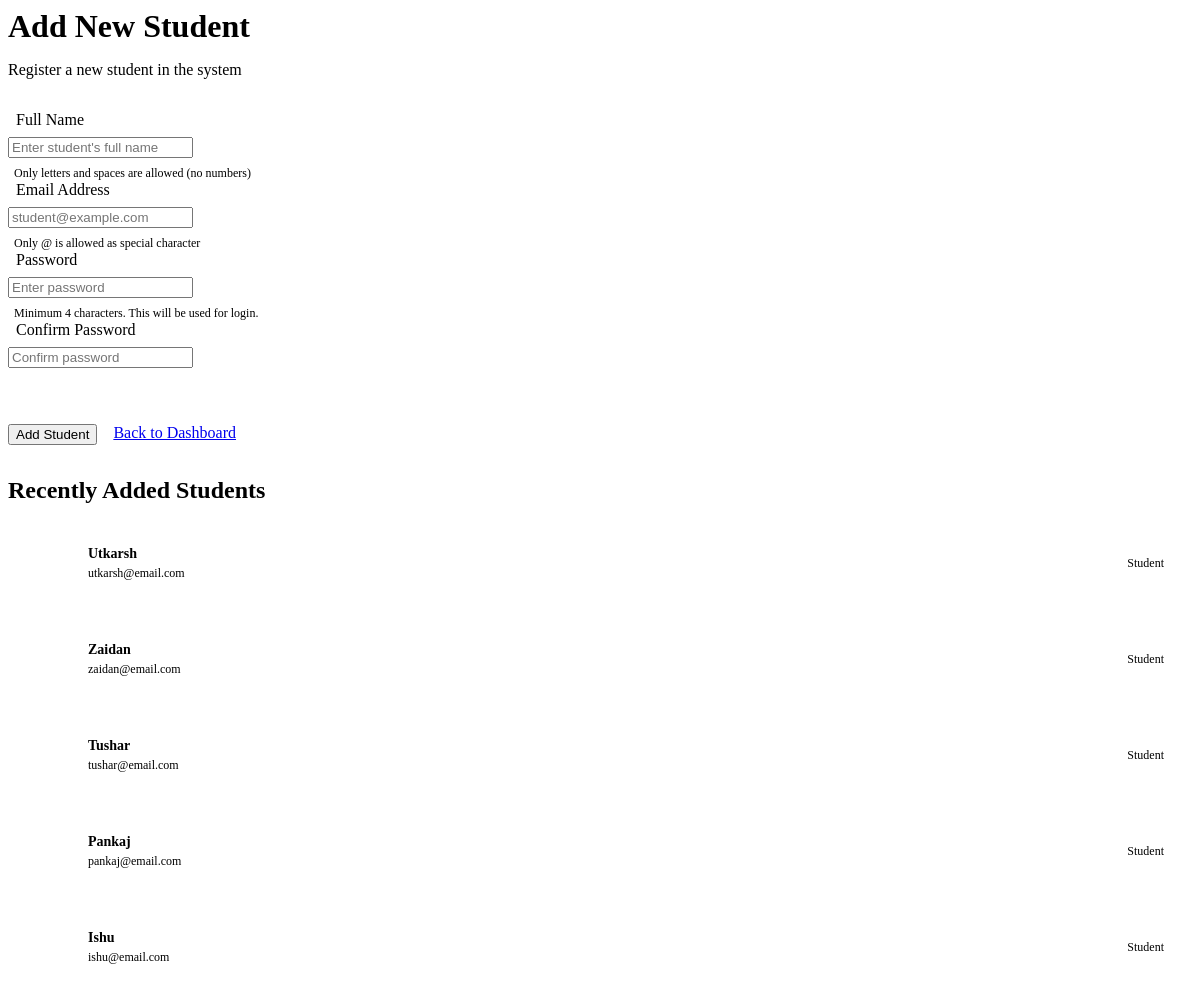
The app's page /add_student.php (signed in) with its own data.
### tables this page shows
CREATE TABLE `users` (
  `id` int(11) NOT NULL,
  `name` varchar(100) DEFAULT NULL,
  `email` varchar(100) DEFAULT NULL,
  `password` varchar(100) DEFAULT NULL,
  `role` enum('admin','teacher','student') NOT NULL
);

### add_student.php (the view, shortened to what this page needs)
<?php
include 'config.php';
?>
<div class="main-content">
    <div class="page-header">
        <h1>Add New Student</h1>
        <p class="text-secondary">Register a new student in the system</p>
    </div>
    <div class="form-container">
        <form method="POST" class="modern-form" id="addStudentForm">
            <div class="form-group">
                <label for="name" class="form-label">
                    Full Name
                </label>
                <input type="text"
                       id="name"
                       name="name"
                       class="form-input"
                       placeholder="Enter student's full name"
                       pattern="[A-Za-z\s]+"
                       title="Only alphabetic characters and spaces are allowed"
                       required>
                <div class="form-hint">
                    Only letters and spaces are allowed (no numbers)
                </div>
            </div>
            <div class="form-group">
                <label for="email" class="form-label">
                    Email Address
                </label>
                <input type="email"
                       id="email"
                       name="email"
                       class="form-input"
                       placeholder="student@example.com"
                       pattern="[a-zA-Z0-9._%+-]+@[a-zA-Z0-9.-]+\.[a-zA-Z]{2,}$"
                       title="Only @ is allowed as special character in email"
                       required>
                <div class="form-hint">
                    Only @ is allowed as special character
                </div>
            </div>
            <div class="form-group">
                <label for="password" class="form-label">
                    Password
                </label>
                <div class="password-input-group">
                    <input type="password"
                           id="password"
                           name="password"
                           class="form-input"
                           placeholder="Enter password"
                           required>
                    <button type="button" class="password-toggle" onclick="togglePassword()">
                    </button>
                </div>
                <div class="form-hint">
                    Minimum 4 characters. This will be used for login.
                </div>
            </div>
            <div class="form-group">
                <label for="confirm_password" class="form-label">
                    Confirm Password
                </label>
                <div class="password-input-group">
                    <input type="password"
                           id="confirm_password"
                           name="confirm_password"
                           class="form-input"
                           placeholder="Confirm password"
                           required>
                    <button type="button" class="password-toggle" onclick="toggleConfirmPassword()">
                    </button>
                </div>
            </div>
            <div class="form-actions">
                <button type="submit" name="add_student" class="btn btn-primary">
                    Add Student
                </button>
                <a href="admin_dashboard.php" class="btn btn-secondary">
                    Back to Dashboard
                </a>
            </div>
        </form>
    </div>
    <div class="card" style="margin-top: 2rem;">
        <div class="card-header">
            <h2 class="card-title">
                Recently Added Students
            </h2>
        </div>
        <div class="recent-students">
            <?php
            $recent_students = mysqli_query($conn,
                "SELECT name, email FROM users
                 WHERE role='student'
                 ORDER BY id DESC LIMIT 5");
            if (mysqli_num_rows($recent_students) > 0) {
                echo '<div class="recent-list">';
                while ($row = mysqli_fetch_assoc($recent_students)) {
                    echo '<div class="recent-item">';
                    echo '<div class="student-info">';
                    echo '<div class="student-avatar">' . strtoupper(substr($row['name'], 0, 2)) . '</div>';
                    echo '<div class="student-details">';
                    echo '<strong>' . htmlspecialchars($row['name']) . '</strong>';
                    echo '<span>' . htmlspecialchars($row['email']) . '</span>';
                    echo '</div>';
                    echo '</div>';
                    echo '<div class="student-meta">';
                    echo '<span class="join-date">Student</span>';
                    echo '</div>';
                    echo '</div>';
                }
                echo '</div>';
            } else {
                echo '<p class="text-center text-secondary">No students added yet.</p>';
            }
            ?>
        </div>
    </div>
</div>

### add_student.php (style rules this page uses)
.page-header { margin-bottom: 2rem; }
.page-header h1 { font-size: 2rem; font-weight: 700; color: var(--text-primary); margin-bottom: 0.5rem; }
.text-secondary { color: var(--text-secondary); }
.modern-form { max-width: 500px; }
.form-label { display: flex; align-items: center; gap: 0.5rem; font-weight: 500; color: var(--text-primary); margin-bottom: 0.5rem; }
.form-hint { display: flex; align-items: center; gap: 0.375rem; margin-top: 0.5rem; font-size: 0.75rem; color: var(--text-secondary); }
.password-input-group { position: relative; display: flex; align-items: center; }
.password-toggle { position: absolute; right: 0.75rem; background: none; border: none; color: var(--text-secondary); cursor: pointer; padding: 0.5rem; border-radius: 4px; transition: all 0.2s; }
.form-actions { display: flex; gap: 1rem; margin-top: 2rem; padding-top: 1.5rem; border-top: 1px solid var(--border); }
.recent-students { padding: 0; }
.recent-list { display: flex; flex-direction: column; gap: 1rem; }
.recent-item { display: flex; align-items: center; justify-content: space-between; padding: 1rem; background: var(--background); border-radius: var(--border-radius); border: 1px solid var(--border); transition: all 0.2s; }
.student-info { display: flex; align-items: center; gap: 1rem; }
.student-avatar { width: 48px; height: 48px; border-radius: 50%; background: linear-gradient(135deg, var(--primary) 0%, var(--secondary) 100%); color: white; display: flex; align-items: center; justify-content: center; font-weight: 600; font-size: 1rem; }
.student-details { display: flex; flex-direction: column; gap: 0.25rem; }
.student-details strong { color: var(--text-primary); font-size: 0.875rem; }
.student-details span { color: var(--text-secondary); font-size: 0.75rem; }
.student-meta { display: flex; align-items: center; }
.join-date { font-size: 0.75rem; color: var(--text-secondary); background: var(--surface); padding: 0.25rem 0.75rem; border-radius: 9999px; border: 1px solid var(--border); }

### records on screen
users: name "Utkarsh", email "utkarsh@email.com"
users: name "Zaidan", email "zaidan@email.com"
users: name "Tushar", email "tushar@email.com"
users: name "Pankaj", email "pankaj@email.com"
users: name "Ishu", email "ishu@email.com"
